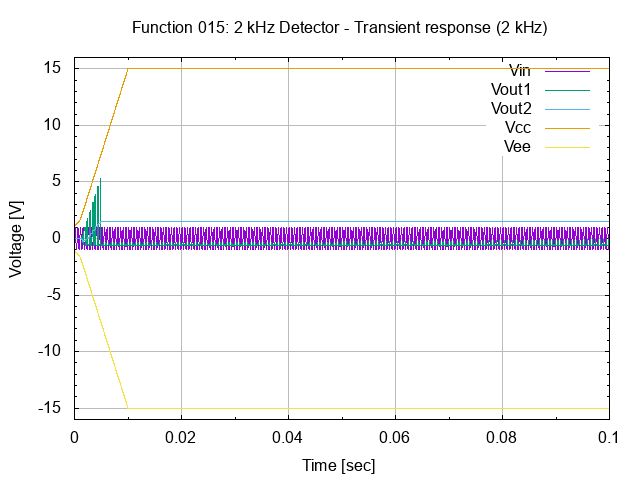

Reproduce this figure in gnuplot.
# setup terminal
set term png

# setup graph
set output "26.015.00.01.01.01.png"
set title "Function 015: 2 kHz Detector - Transient response (2 kHz)"

# setup Y-axis
set yrange [-16:16]
set grid ytics lt 1 lw 1 lc rgb "#bbbbbb"
set mytics
set ylabel "Voltage [V]"

# setup X-axis
set grid xtics lt 1 lw 1 lc rgb "#bbbbbb"
set mxtics
set xlabel "Time [sec]"

# setup plot style
set style data lines
plot '26.015.00.01.01.dat' using 1:2 title "Vin", \
     '26.015.00.01.01.dat' using 1:3 title "Vout1", \
     '26.015.00.01.01.dat' using 1:4 title "Vout2", \
     '26.015.00.01.01.dat' using 1:5 title "Vcc", \
     '26.015.00.01.01.dat' using 1:6 title "Vee"

# set output back to default
set output

# reset terminal type
set terminal pop
